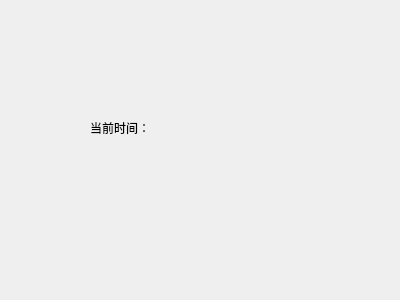
<?xml version="1.0" encoding="UTF-8"?>
<ui version="4.0">
 <class>widget</class>
 <widget class="QWidget" name="widget">
  <property name="geometry">
   <rect>
    <x>0</x>
    <y>0</y>
    <width>400</width>
    <height>300</height>
   </rect>
  </property>
  <property name="windowTitle">
   <string>Form</string>
  </property>
  <widget class="QLabel" name="lblTips">
   <property name="geometry">
    <rect>
     <x>90</x>
     <y>120</y>
     <width>281</width>
     <height>16</height>
    </rect>
   </property>
   <property name="text">
    <string>当前时间：</string>
   </property>
  </widget>
 </widget>
 <resources/>
 <connections/>
</ui>
